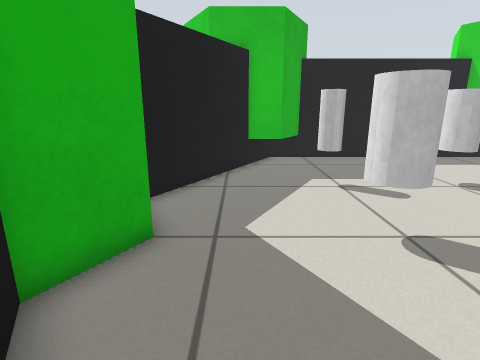
View 1 (above)

16 first-person views from a walk through a robot-simulator world made for Gazebo. The camera is 0.65 m above the floor, tilts 14° down and sees 80° across. The floor is counted in squares, 0.25 m on a side. Each view is taken from the middle of a square. On the plan, view 1 faces up. The plan holds only what a view shows up to about 19 squares ahead; the rest is blank. The place goes on beyond the plan.

View 2
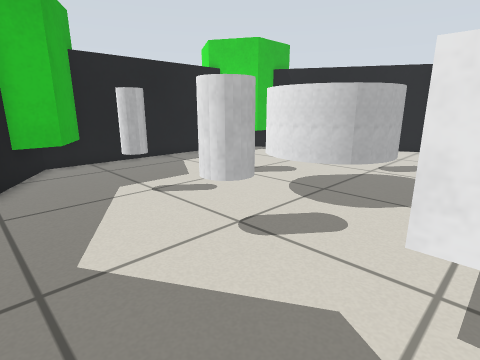

View 3
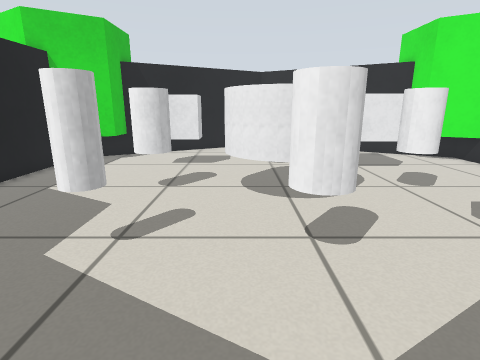

View 4
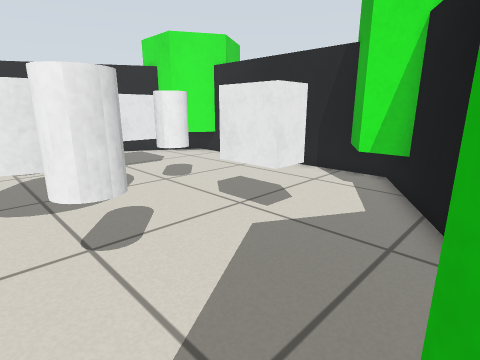

View 5
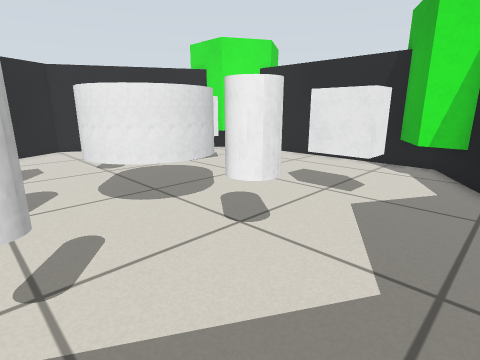

View 6
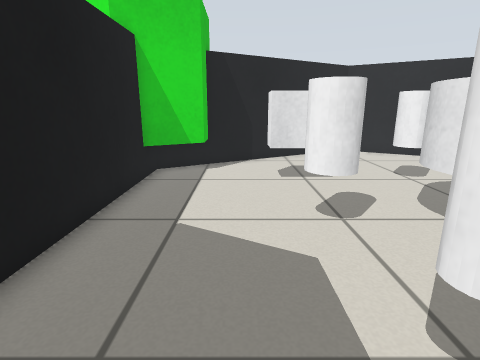

View 7
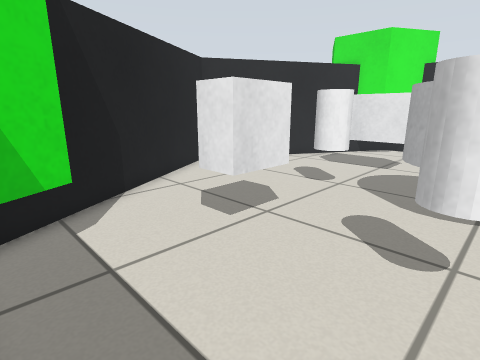

View 8
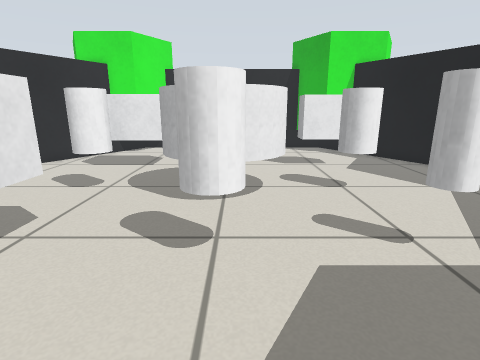

View 9
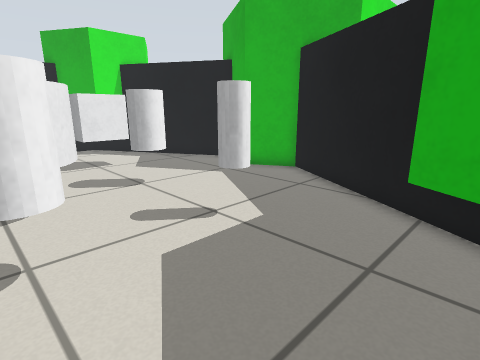

View 10
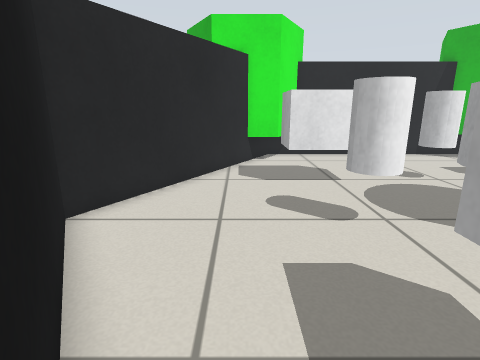

View 11
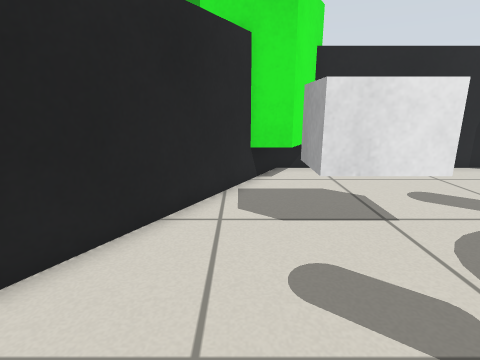

View 12
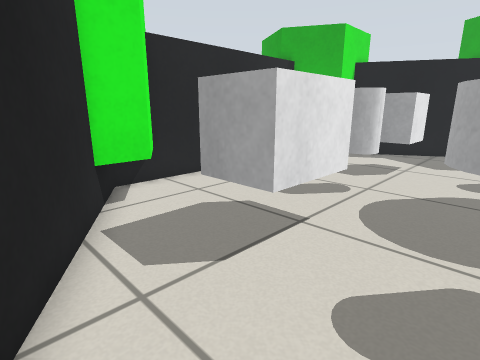

View 13
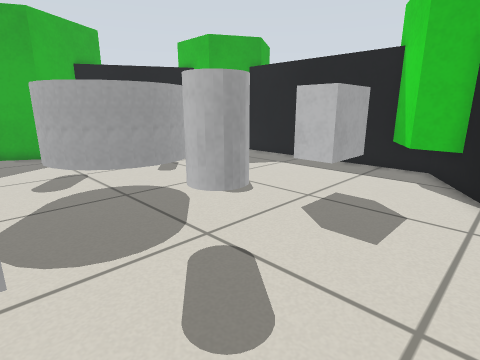

View 14
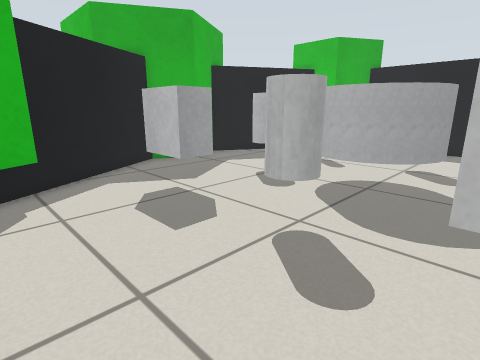

View 15
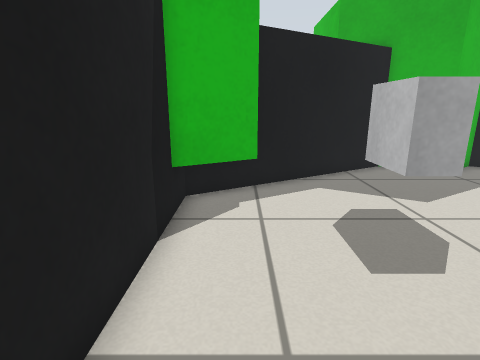

View 16
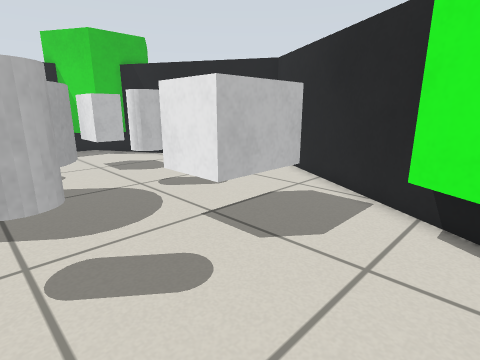

### Floor plan
Points are (right, up) in squares from view 1. A wall is a line through its corners. A room is listed if a view was taken in it or the views show most of it. See-through windows are left out.
Room 1 (views 1, 2, 3, 4, 5, 6, 7, 8, 9, 10, 11, 12, 13, 14, 15, 16)
walls: (-1.8, 5.5) (-3, 3.4) (1.6, -4.7) (13.4, -4.7) (19.2, 5.5) (13.4, 15.7) (1.6, 15.7) (-3, 7.6) (-1.8, 5.5); (14.6, 13.5) (13.1, 13.5) (11.8, 15.7); (3.2, 15.7) (1.9, 13.5) (0.4, 13.5); (11.8, -4.7) (13.1, -2.5) (14.6, -2.5); (0.4, -2.5) (1.9, -2.5) (3.2, -4.7)
objects: white box (2, 1) to (4, 2); white cylinder (3, 5) to (4, 6); white cylinder (3, 10); white cylinder (6, 4) to (9, 7); white cylinder (7, 1) to (8, 2); white cylinder (7, 9) to (8, 10); white box (11, 0) to (13, 2); white cylinder (11, 5) to (12, 6); white box (11, 9) to (12, 11)

Positions as (right, up) in squares from view 1, and headings:
1: (0, 0), facing up
2: (-1, 1), facing up-right
3: (-2, 7), facing right
4: (-2, 7), facing down-right
5: (-1, 10), facing down-right
6: (1, 12), facing right
7: (7, 15), facing down-right
8: (7, 15), facing down
9: (8, 15), facing down-left
10: (15, 12), facing down
11: (15, 8), facing down
12: (17, 5), facing down-left
13: (16, 2), facing up-left
14: (11, -4), facing up-left
15: (10, -3), facing left
16: (7, -4), facing up-right
